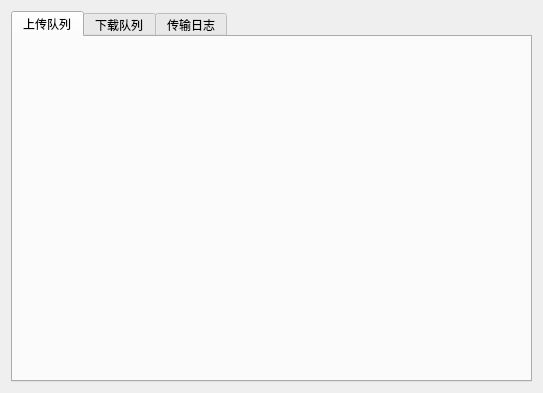
<?xml version="1.0" encoding="UTF-8"?>
<ui version="4.0">
 <class>TransferTabWidget</class>
 <widget class="QWidget" name="TransferTabWidget">
  <property name="geometry">
   <rect>
    <x>0</x>
    <y>0</y>
    <width>543</width>
    <height>393</height>
   </rect>
  </property>
  <property name="windowTitle">
   <string>Form</string>
  </property>
  <layout class="QVBoxLayout" name="verticalLayout">
   <item>
    <widget class="QTabWidget" name="tabWidget">
     <property name="currentIndex">
      <number>0</number>
     </property>
     <widget class="QWidget" name="tab">
      <attribute name="title">
       <string>上传队列</string>
      </attribute>
      <layout class="QVBoxLayout" name="verticalLayout_3">
       <property name="spacing">
        <number>0</number>
       </property>
       <property name="leftMargin">
        <number>0</number>
       </property>
       <property name="topMargin">
        <number>0</number>
       </property>
       <property name="rightMargin">
        <number>0</number>
       </property>
       <property name="bottomMargin">
        <number>0</number>
       </property>
       <item>
        <layout class="QVBoxLayout" name="verticalLayout_upload_queue">
         <item>
          <spacer name="verticalSpacer">
           <property name="orientation">
            <enum>Qt::Vertical</enum>
           </property>
           <property name="sizeHint" stdset="0">
            <size>
             <width>20</width>
             <height>40</height>
            </size>
           </property>
          </spacer>
         </item>
        </layout>
       </item>
      </layout>
     </widget>
     <widget class="QWidget" name="tab_2">
      <attribute name="title">
       <string>下载队列</string>
      </attribute>
      <layout class="QVBoxLayout" name="verticalLayout_5">
       <property name="spacing">
        <number>0</number>
       </property>
       <property name="leftMargin">
        <number>0</number>
       </property>
       <property name="topMargin">
        <number>0</number>
       </property>
       <property name="rightMargin">
        <number>0</number>
       </property>
       <property name="bottomMargin">
        <number>0</number>
       </property>
       <item>
        <layout class="QVBoxLayout" name="verticalLayout_download_queue">
         <item>
          <spacer name="verticalSpacer_2">
           <property name="orientation">
            <enum>Qt::Vertical</enum>
           </property>
           <property name="sizeHint" stdset="0">
            <size>
             <width>20</width>
             <height>40</height>
            </size>
           </property>
          </spacer>
         </item>
        </layout>
       </item>
      </layout>
     </widget>
     <widget class="QWidget" name="tab_3">
      <attribute name="title">
       <string>传输日志</string>
      </attribute>
      <layout class="QVBoxLayout" name="verticalLayout_6">
       <property name="spacing">
        <number>0</number>
       </property>
       <property name="leftMargin">
        <number>0</number>
       </property>
       <property name="topMargin">
        <number>0</number>
       </property>
       <property name="rightMargin">
        <number>0</number>
       </property>
       <property name="bottomMargin">
        <number>0</number>
       </property>
       <item>
        <widget class="QListWidget" name="listWidget_transfer_log"/>
       </item>
      </layout>
     </widget>
    </widget>
   </item>
  </layout>
 </widget>
 <resources/>
 <connections/>
</ui>
